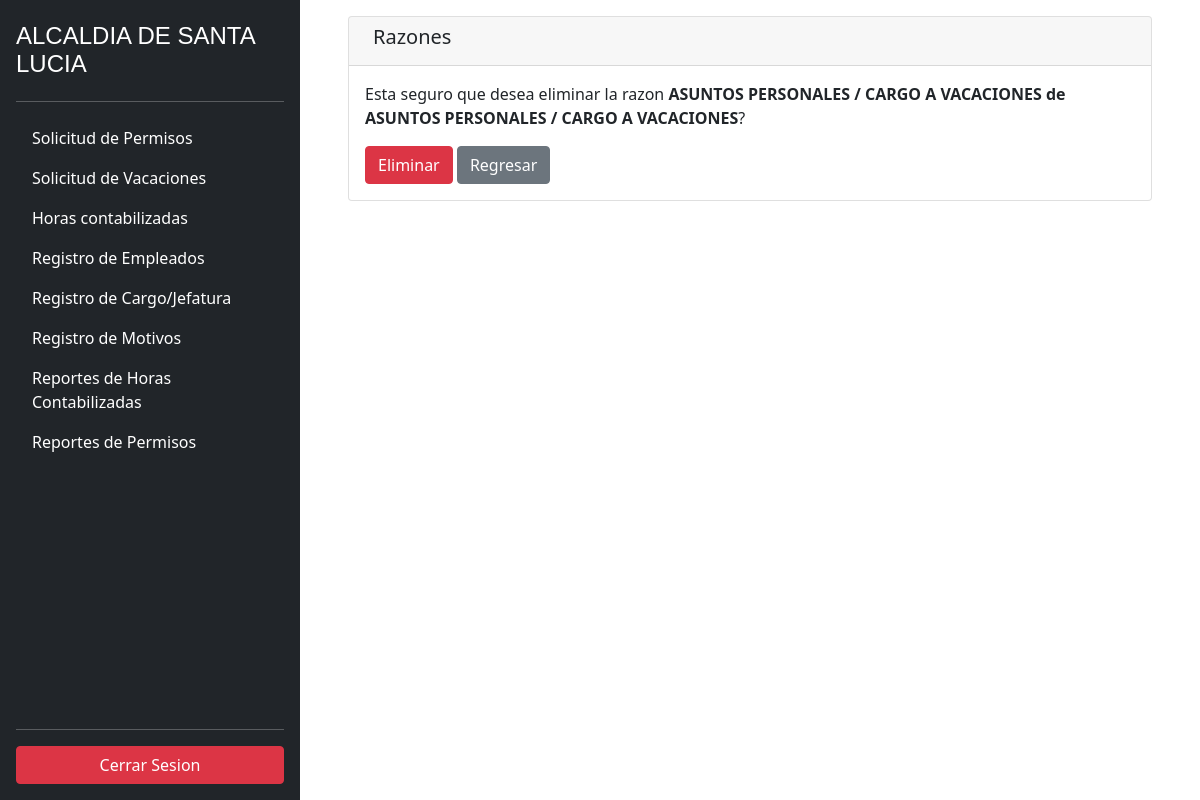
Screenshot of /reason/2/detail (signed in) with the database file from the repository.
### employee/models.py (models this page shows, shortened)
class Reason(models.Model):
    name = models.CharField(max_length=200)
    description = models.CharField(max_length=200)
    created = models.DateTimeField(auto_now_add=True)
    updated = models.DateTimeField(auto_now=True)
    state = models.BooleanField(default=True)
    penalty = models.BooleanField(default=False)

### employee/views.py (the view)
# urls.py: path('reason/<pk>/detail', login_required(ReasonDetailView.as_view()), name='detail_reason'),
class ReasonDetailView(DetailView):
    model = Reason
    template_name= 'reason/reason_detail.html'

### employee/templates/reason/reason_detail.html (shortened to what this page needs)
{% extends 'base.html' %} {% block sidebar %} {% include 'sidebar.html' %} {% endblock %} {% block content %}
<div class="card me-5 ms-5 mt-3 mb-3">
    <div class="card-header d-flex ">
        <h5 class="card-title ms-2">Razones</h5>
    </div>
    <div class="card-body">
        <p>Esta seguro que desea eliminar la razon <strong>{{ object.description }} de {{ object.name }}</strong>?</p>
        <form method="post" action="{% url 'employee:delete_reason' object.id %}">
            <button class="btn btn-danger" type="submit">Eliminar</button>
            <a href="{% url 'employee:list_reason' %}" class="btn btn-secondary">Regresar</a>
        </form>
    </div>
</div>
{% endblock %}

### employee/static/css/style.css (style rules this page uses)
* { box-sizing: border-box; margin: 0; padding: 0; }

### rows the page displays
Reason: description "ASUNTOS PERSONALES / CARGO A VACACIONES", name "ASUNTOS PERSONALES / CARGO A VACACIONES"
